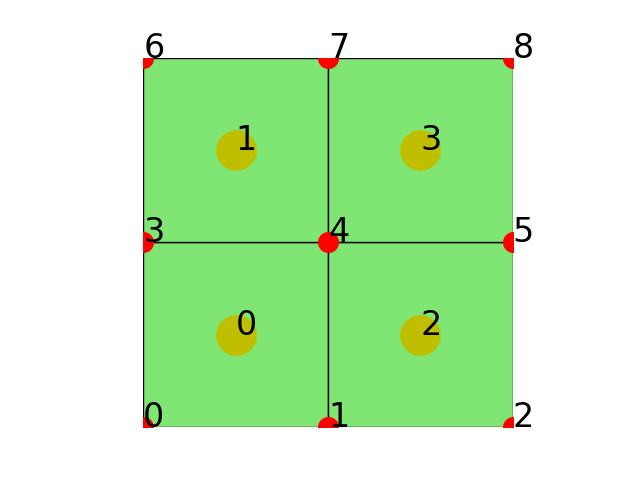

This chart was generated by the following Python code:
import numpy as np 
from fealpy.mesh import QuadrangleMesh 
import matplotlib.pyplot as plt

node = np.array([[0.0, 0.0],
                 [0.5, 0.0],
                 [1.0, 0.0],
                 [0.0, 0.5],
                 [0.5, 0.5],
                 [1.0, 0.5],
                 [0.0, 1.0],
                 [0.5, 1.0],
                 [1.0, 1.0]], dtype=np.float)

cell = np.array([[0, 1, 4, 3],
                 [3, 4, 7, 6],
                 [1, 2, 5, 4],
                 [4, 5, 8, 7]], dtype=np.int32)

mesh = QuadrangleMesh(node, cell)
fig = plt.figure()
axes = fig.gca()
mesh.add_plot(axes)
mesh.find_node(axes, showindex=True)
mesh.find_cell(axes, showindex=True)
plt.show()
